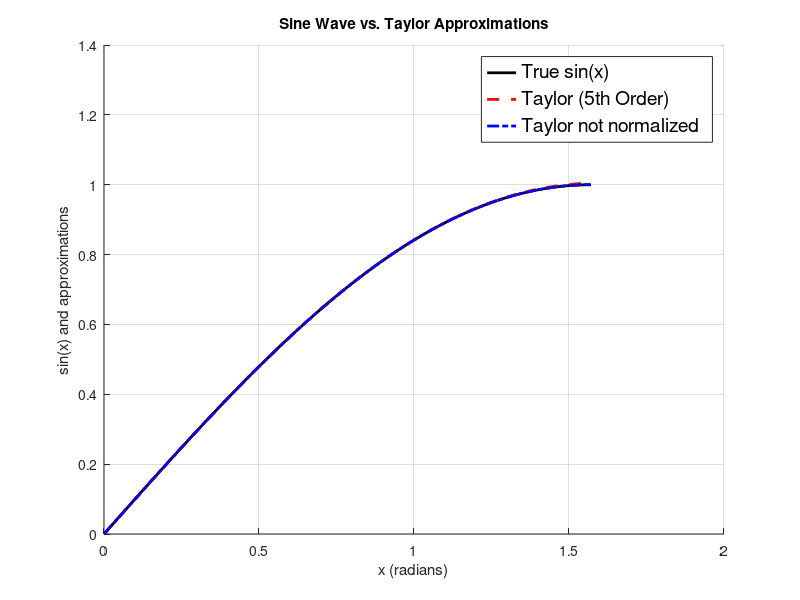

Recreate this plot in MATLAB.
clc; clear; close all;

% Define x from 0 to pi/2
x = linspace(0, pi/2, 100); 

% Normalize x according to Q15 input scaling
x_norm = x/pi;  % Since input is expected in (-1,1) range

% True sine function
y_sin = sin(x);

% Standard Taylor approximation (5th order)
y_taylor = x - (x.^3)/factorial(3) + (x.^5)/factorial(5);

% Given Q15 coefficients (assumed in floating-point)
c1 = 3.140625;
c2 = 0.02026367;
c3 = -5.3251;
c4 = 0.5446778;
c5 = 1.800293;

% Compute the sine approximation using rescaled coefficients
y_custom_scaled = c1*x_norm + c2*x_norm.^2 + c3*x_norm.^3 + c4*x_norm.^4 + c5*x_norm.^5;

% Plot results
figure;
hold on;
plot(x, y_sin, 'k-', 'LineWidth', 2); % True sine wave
plot(x, y_taylor, 'r--', 'LineWidth', 2); % Standard Taylor approximation
plot(x, y_custom_scaled, 'b-.', 'LineWidth', 2); % Rescaled custom approximation
hold off;

% Labels and legend
xlabel('x (radians)');
ylabel('sin(x) and approximations');
title('Sine Wave vs. Taylor Approximations');
legend('True sin(x)', 'Taylor (5th Order)', 'Taylor not normalized','FontSize', 14);
grid on;
